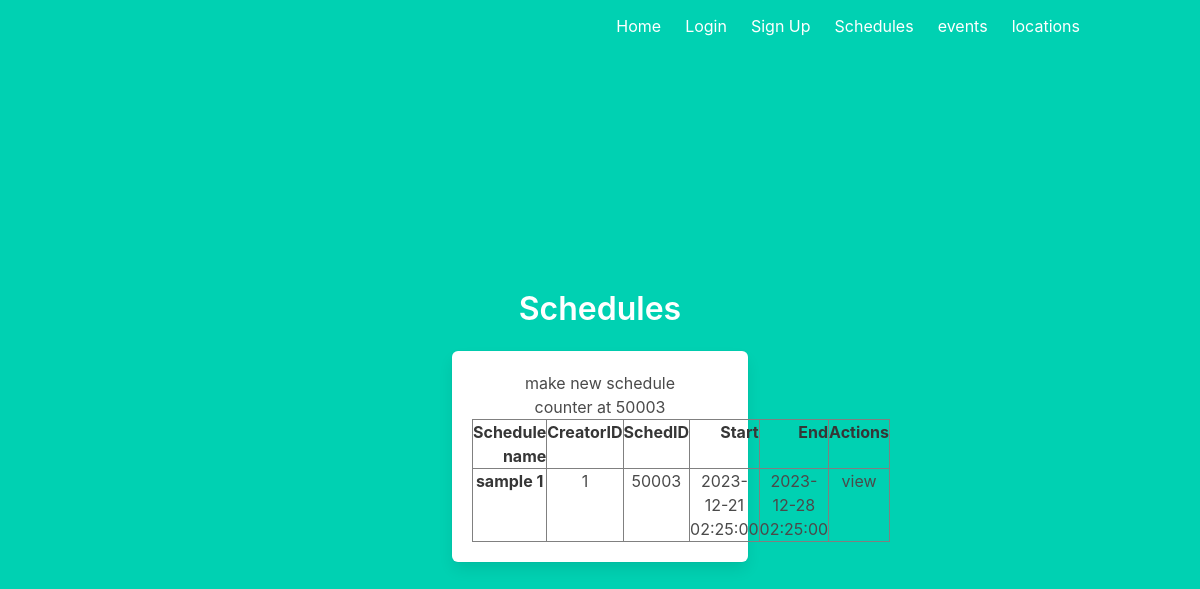
Page /schedules on the committed database.
### models.py (models this page shows, shortened)
class Schedule(db.Model):
    creatorId = db.Column(db.Integer, db.ForeignKey('user.id'), nullable = False)
    scheduleId = db.Column(db.Integer, primary_key = True)
    scheduleName = db.Column(db.String(300), nullable = False)
    startDate = db.Column(db.DateTime, nullable = False)
    endDate = db.Column(db.DateTime, nullable = False)

### sched.py (the view)
@sched.route('/schedules')
def schedules():
    schedules = Schedule.query.order_by(Schedule.scheduleId).all()
    return render_template('schedules.html', schedules = schedules, count = scheduleAssign.get())

### counter.py (called while the page is built)
    def get(self):
        return self.val

### templates/schedules.html (shortened to what this page needs)
{% extends "base.html" %}
{% block content %}
<div class="column is-4 is-offset-4">
    <h3 class="title">Schedules</h3>
    <div class="box">
        {% if schedules%}
            <a href="/createschedule"> make new schedule</a>
            <h3>counter at {{count}}</h3>
            <table border="1" class="dataframe">
                <thead>
                  <tr style="text-align: right;">
                    <th>Schedule name</th>
                    <th>CreatorID</th>
                    <th>SchedID</th>
                    <th>Start</th>
                    <th>End</th>
                    <th>Actions</th>
                  </tr>
                </thead>
                <tbody>
                    {% for row in schedules %}
                        <tr>
                              <th>{{row['scheduleName']}}</th>
                              <td>{{row['creatorId']}}</td>
                              <td>{{row['scheduleId']}}</td>
                              <td>{{row['startDate']}}</td>
                              <td>{{row['endDate']}}</td>
                              <td><a href="schedules/{{row['scheduleId']}}">view</a></td>
                        </tr>
                    {% endfor %}
                </tbody>
              </table>
        {% else %}
            <h3>schedules is empty</h3>
            <a href="/createschedule">why not make one?</a>
        {% endif %}
    </div>
</div>
{% endblock %}

### rows in the picture
Schedule: scheduleName "sample 1", creatorId "1", scheduleId "50003", startDate "2023-12-21 02:25:00", endDate "2023-12-28 02:25:00"

### other values in the picture
{{ count }} "50003"
